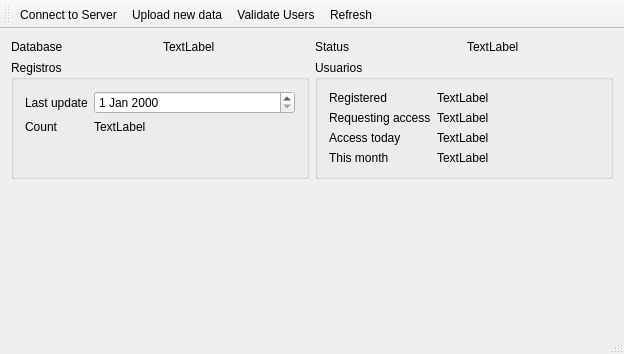
<?xml version="1.0" encoding="UTF-8"?>
<ui version="4.0">
 <class>MainWindow</class>
 <widget class="QMainWindow" name="MainWindow">
  <property name="geometry">
   <rect>
    <x>0</x>
    <y>0</y>
    <width>624</width>
    <height>354</height>
   </rect>
  </property>
  <property name="windowTitle">
   <string>MainWindow</string>
  </property>
  <widget class="QWidget" name="centralWidget">
   <layout class="QVBoxLayout" name="verticalLayout">
    <item>
     <layout class="QHBoxLayout" name="horizontalLayout">
      <item>
       <widget class="QLabel" name="label">
        <property name="text">
         <string>Database</string>
        </property>
       </widget>
      </item>
      <item>
       <widget class="QLabel" name="lblDatabase">
        <property name="text">
         <string>TextLabel</string>
        </property>
       </widget>
      </item>
      <item>
       <widget class="QLabel" name="label_3">
        <property name="text">
         <string>Status</string>
        </property>
       </widget>
      </item>
      <item>
       <widget class="QLabel" name="lblStatus">
        <property name="text">
         <string>TextLabel</string>
        </property>
       </widget>
      </item>
     </layout>
    </item>
    <item>
     <layout class="QHBoxLayout" name="horizontalLayout_2">
      <item>
       <widget class="QGroupBox" name="groupBox">
        <property name="title">
         <string>Registros</string>
        </property>
        <layout class="QHBoxLayout" name="horizontalLayout_3">
         <item>
          <layout class="QFormLayout" name="formLayout">
           <item row="0" column="0">
            <widget class="QLabel" name="label_2">
             <property name="text">
              <string>Last update</string>
             </property>
            </widget>
           </item>
           <item row="0" column="1">
            <widget class="QDateEdit" name="dateEdit"/>
           </item>
           <item row="1" column="0">
            <widget class="QLabel" name="label_4">
             <property name="text">
              <string>Count</string>
             </property>
            </widget>
           </item>
           <item row="1" column="1">
            <widget class="QLabel" name="label_5">
             <property name="text">
              <string>TextLabel</string>
             </property>
            </widget>
           </item>
          </layout>
         </item>
        </layout>
       </widget>
      </item>
      <item>
       <widget class="QGroupBox" name="groupBox_2">
        <property name="title">
         <string>Usuarios</string>
        </property>
        <layout class="QHBoxLayout" name="horizontalLayout_4">
         <item>
          <layout class="QFormLayout" name="formLayout_2">
           <item row="0" column="0">
            <widget class="QLabel" name="label_7">
             <property name="text">
              <string>Registered</string>
             </property>
            </widget>
           </item>
           <item row="0" column="1">
            <widget class="QLabel" name="label_6">
             <property name="text">
              <string>TextLabel</string>
             </property>
            </widget>
           </item>
           <item row="1" column="0">
            <widget class="QLabel" name="label_8">
             <property name="text">
              <string>Requesting access</string>
             </property>
            </widget>
           </item>
           <item row="1" column="1">
            <widget class="QLabel" name="label_9">
             <property name="text">
              <string>TextLabel</string>
             </property>
            </widget>
           </item>
           <item row="2" column="0">
            <widget class="QLabel" name="label_10">
             <property name="text">
              <string>Access today</string>
             </property>
            </widget>
           </item>
           <item row="2" column="1">
            <widget class="QLabel" name="label_11">
             <property name="text">
              <string>TextLabel</string>
             </property>
            </widget>
           </item>
           <item row="3" column="0">
            <widget class="QLabel" name="label_12">
             <property name="text">
              <string>This month</string>
             </property>
            </widget>
           </item>
           <item row="3" column="1">
            <widget class="QLabel" name="label_13">
             <property name="text">
              <string>TextLabel</string>
             </property>
            </widget>
           </item>
          </layout>
         </item>
        </layout>
       </widget>
      </item>
     </layout>
    </item>
    <item>
     <spacer name="verticalSpacer">
      <property name="orientation">
       <enum>Qt::Vertical</enum>
      </property>
      <property name="sizeHint" stdset="0">
       <size>
        <width>20</width>
        <height>40</height>
       </size>
      </property>
     </spacer>
    </item>
   </layout>
  </widget>
  <widget class="QMenuBar" name="menuBar">
   <property name="geometry">
    <rect>
     <x>0</x>
     <y>0</y>
     <width>624</width>
     <height>25</height>
    </rect>
   </property>
  </widget>
  <widget class="QToolBar" name="mainToolBar">
   <attribute name="toolBarArea">
    <enum>TopToolBarArea</enum>
   </attribute>
   <attribute name="toolBarBreak">
    <bool>false</bool>
   </attribute>
   <addaction name="actionConnect_to_Server"/>
   <addaction name="actionUpload_new_data"/>
   <addaction name="actionValidate_Users"/>
   <addaction name="actionRefresh"/>
  </widget>
  <widget class="QStatusBar" name="statusBar"/>
  <action name="actionConnect_to_Server">
   <property name="text">
    <string>Connect to Server</string>
   </property>
   <property name="toolTip">
    <string>Connect to Database server</string>
   </property>
  </action>
  <action name="actionUpload_new_data">
   <property name="text">
    <string>Upload new data</string>
   </property>
  </action>
  <action name="actionValidate_Users">
   <property name="text">
    <string>Validate Users</string>
   </property>
  </action>
  <action name="actionRefresh">
   <property name="text">
    <string>Refresh</string>
   </property>
  </action>
 </widget>
 <layoutdefault spacing="6" margin="11"/>
 <resources/>
 <connections/>
</ui>
